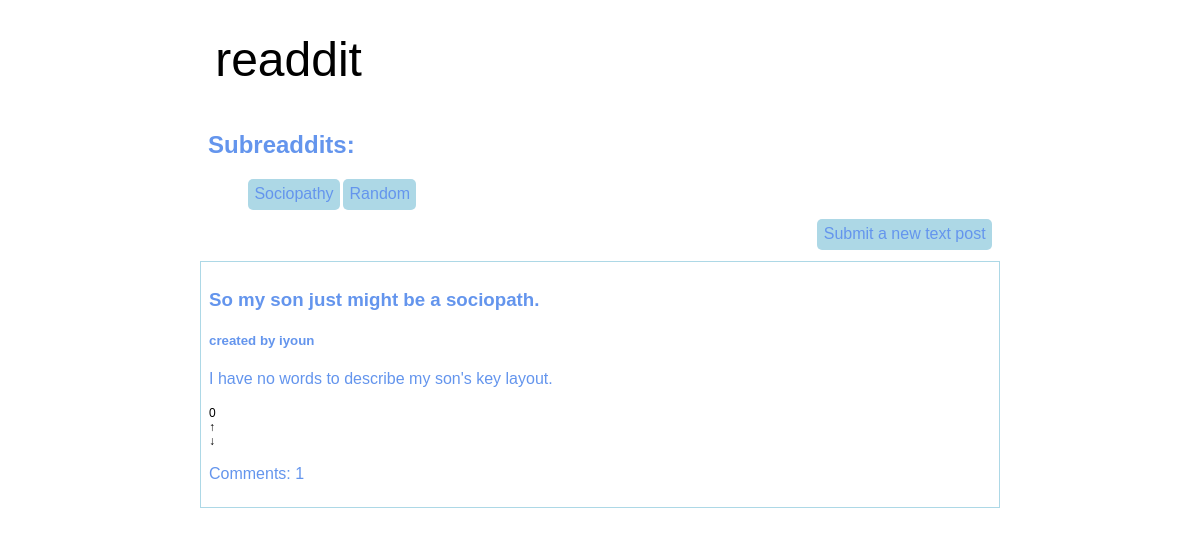
/r/Sociopathy/, run on an earlier commit of the app's database.
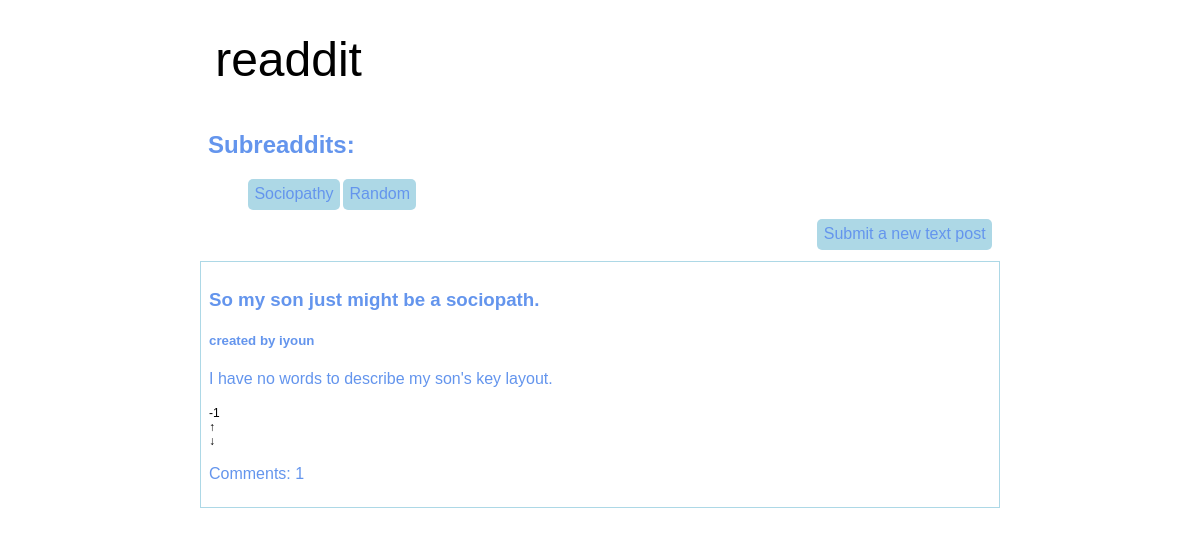
And on a later commit of the database.
### tables this page shows
CREATE TABLE posts (
    poid INTEGER PRIMARY KEY,
    title TEXT NOT NULL,
    description TEXT NOT NULL,
    user TEXT NOT NULL,
    created_ts REAL NOT NULL,
    votes REAL,
    subreaddit TEXT NOT NULL
);

### old_readdit.py (the view)
@app.route("/r/<subreaddit>/")
def show_subreaddit(subreaddit):
    con = sqlite3.connect(DB_FILE) #connects to the databse
    res = con.execute( #gets data about all posts that are under specified subreaddit
        """
        SELECT poid, title, description, user, created_ts, votes, subreaddit
        FROM posts
        WHERE subreaddit = ?
        ORDER BY votes DESC;
        """,
        (subreaddit,),
    )
    res_subreaddit = con.execute( #gets data about all subreaddits by descreasing order by votes
        """
        SELECT subreaddit
        FROM posts
        ORDER BY votes DESC;
        """
    )
    posts_data = []
    subreaddit_data = []
    for row in res: # for each row in the result, takes information and assigns each column to a key in a dictionary
        res_COM = con.execute(
        '''
        SELECT COUNT(*) FROM comments where poid =?;
        ''',
        (row[0],),
    )
        d = {
            'poid': row[0],
            'title': row[1],
            'description': row[2],
            'user': row[3],
            'created_ts': row[4],
            'votes': int(row[5]),
            'comments': res_COM.fetchone()[0]
        }
        posts_data.append(d)
    for row in res_subreaddit:
        subreaddit_data.append(row[0]) #adds subreaddit data to the lsit subreaddit_data
    con.close()
    return flask.render_template(
        'old_readdit.html',
        posts_data = posts_data,
        subreaddit_data = set(subreaddit_data) #converts list to a set so that it doesn't relist any subreaddits
    )

### templates/old_readdit.html (shortened to what this page needs)
<!doctype html>
<html>
<head>
    <link rel="stylesheet" href = '/static/old_readdit.css'>
</head>
<body>
    <div class="logo-header">
        <h1><a href='/'>readdit</a></h1>
    </div>
    <div class = "subreaddit-bar">
        <h2>Subreaddits:</h2>
        <ul>
            {% for subreaddit in subreaddit_data %}
            <li class = 'subreaddit-btn'><a href="/r/{{ subreaddit }}/">{{ subreaddit }}</a></li>
            {% endfor %}
        </ul>
    </div>
    <div class="submit-post">
        <ul>
            <li class="btn submit"><a href="/newpost/">Submit a new text post</a></li>
        </ul>
    </div>
    <br>
    <div class="post-list">
        {% for post in posts_data %}
        <div class="post">
            <h3 class="post-title"><a href='/post/{{ post["poid"] }}/'>{{post['title']}}</a></h3>
            <h5 class="post-metadata">created by {{post['user']}}</h5>
            <p class="post-description">{{post['description']}}</p>
            <ul>
                <li class ="vote">{{post["votes"]}}</li>
                <li class="btn vote"><a href="/post/{{ post["poid"] }}/upvote/">↑</a></li>
                <li class="btn vote"><a href="/post/{{ post["poid"] }}/downvote/">↓</a></li>
            </ul>
            <p class="post-comments">Comments: {{post['comments']}}</p>
        </div>
        {% endfor %}
    </div>
</body>
</html>

What changed in the data, as far as the page shows it:
changed posts "So my son just might be a sociopath.": votes "0" → "-1"
